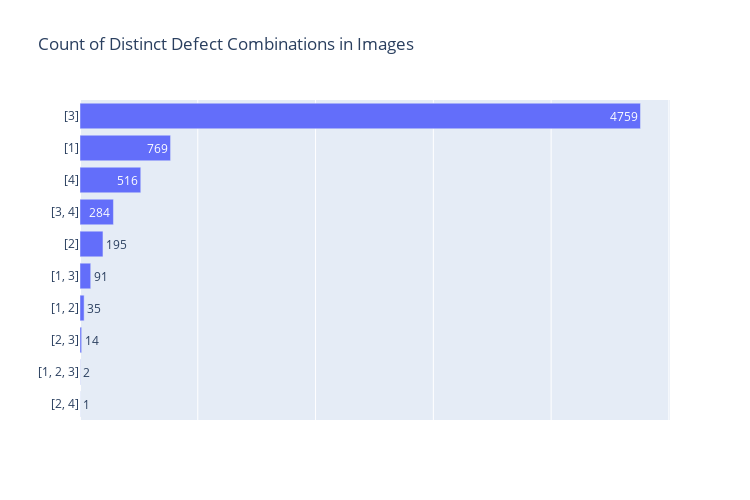

Write notebook code for a chart like this one.
### Markdown cell above
An overwhelming amount of the observations is for class 3. Hopefully we can balance this out at least a little with some data augmentation later.

Let's see what the distributions are if we consider all possible combinations, including multi-class instances.

### Code cell
# we want counts of the possible combinations of labels
permutations = pd.DataFrame(data=squashed.ClassId.astype(str).value_counts())

# and their frequency
permutations['Frequency'] = round(permutations['ClassId'] / permutations['ClassId'].sum() * 100, 2)
permutations['Frequency'] = permutations['Frequency'].astype(str) + '%'

# plotly for interactive graphs
fig = go.Figure(
    
    data=go.Bar(
        orientation='h',
        x=permutations.ClassId,
        y=permutations.index,
        hovertext=permutations.Frequency,
        text=permutations.ClassId,
        textposition='auto'),
    
    layout=go.Layout(
        title='Count of Distinct Defect Combinations in Images',
        showlegend=False,
        xaxis=go.layout.XAxis(showticklabels=False),
        yaxis=go.layout.YAxis(autorange='reversed'),
        width=750, height=500
    )
)

# display
fig.show()

### Figure 1 — Plotly figure (JSON) as saved in the notebook; plotly's stock layout.template omitted (floating-point values rounded to 4 significant figures)
{"data": [{"hovertext": ["71.39%", "11.54%", "7.74%", "4.26%", "2.93%", "1.37%", "0.53%", "0.21%", "0.03%", "0.02%"], "orientation": "h", "text": [4759, 769, 516, 284, 195, 91, 35, 14, 2, 1], "textposition": "auto", "type": "bar", "x": [4759, 769, 516, 284, 195, 91, 35, 14, 2, 1], "y": ["[3]", "[1]", "[4]", "[3, 4]", "[2]", "[1, 3]", "[1, 2]", "[2, 3]", "[1, 2, 3]", "[2, 4]"]}], "layout": {"height": 500, "showlegend": false, "title": {"text": "Count of Distinct Defect Combinations in Images"}, "width": 750, "xaxis": {"showticklabels": false}, "yaxis": {"autorange": "reversed"}}}
